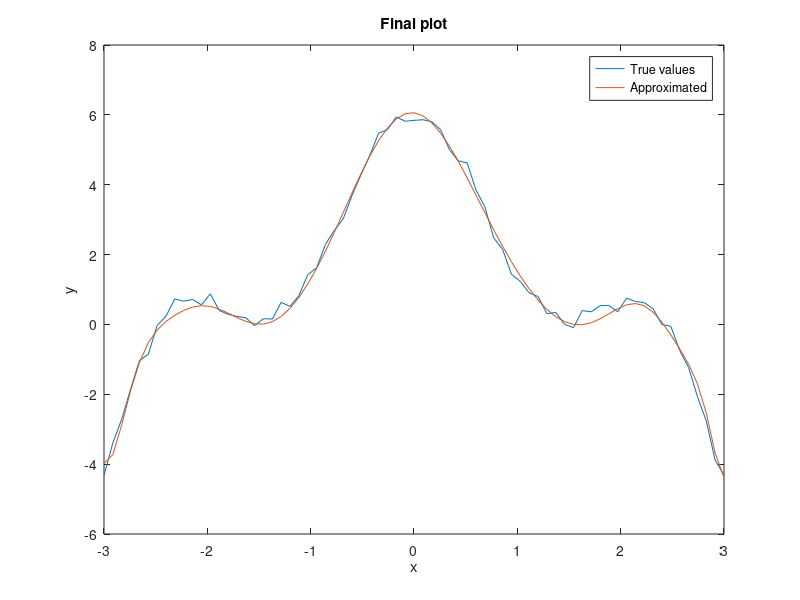

MATLAB code to generate this figure:
%% LAB 2 -> Linear Regression for Function Approximation
% Valcauan Adina - Diana 30331/2

close all; 
load('lab2_07.mat')

for n = 2:20

%% id
plot(id.X, id.Y)

% finding phi
N = length(id.X); %n = 5;

for i = 1:N
    for j = 1:n
        phi_id(i,j) = id.X(i)^(j-1);
    end
end

% finding tetha
theta_id = phi_id \ transpose(id.Y);

%% val
plot(val.X, val.Y)

% finding phi
N = length(val.X); %n = 5;

for i = 1:N
    for j = 1:n
        phi_val(i,j) = val.X(i)^(j-1);
    end
end


Y1 = phi_val * theta_id;

%% MSE
s = 0;
for i=1:n
s = s + (val.Y(i)-Y1(i))^2;
end

mse(n) = 1 / n * s;

end

%% plot MSE
n = 2:20;
plot(n,mse(n))
%% 
nMSE = 5;
% id
plot(id.X, id.Y)

% finding phi
N = length(id.X);

for i = 1:N
    for j = 1:nMSE
        phi_id(i,j) = id.X(i)^(j-1);
    end
end

% finding tetha
theta_id = phi_id \ transpose(id.Y);

% val
plot(val.X, val.Y)

% finding phi
N = length(val.X); 

for i = 1:N
    for j = 1:nMSE
        phi_val(i,j) = val.X(i)^(j-1);
    end
end

Y1 = phi_val * theta_id;

% getting the graphic
plot(val.X, val.Y, 'DisplayName','True values'); hold
plot(val.X, Y1, 'DisplayName', 'Approximated');
xlabel('x'); ylabel('y'); legend; title('Final plot')


